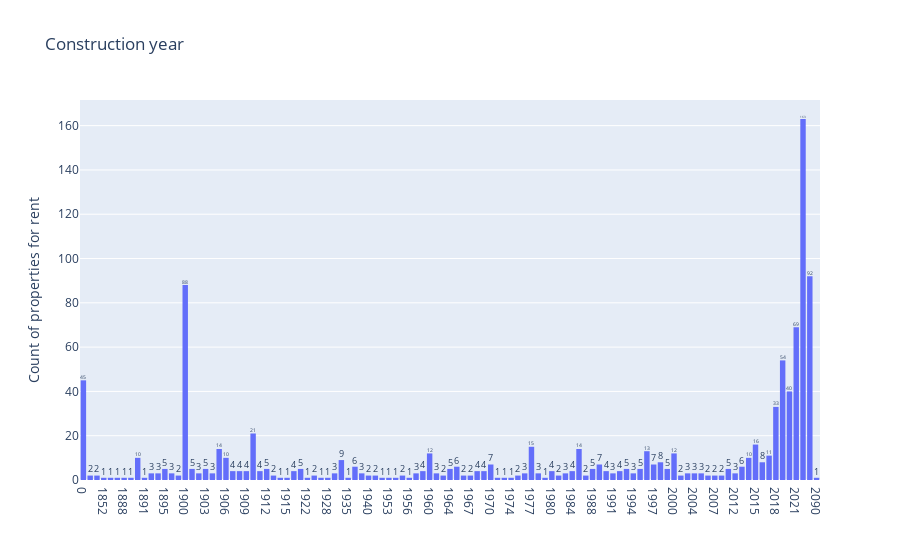

Notebook source saved alongside this figure:
### Markdown cell above
#### `constr_year`

### Code cell
fig = px.histogram(df.sort_values(["constr_year"]), x='constr_year',  title='Construction year', text_auto= True) #color='property_type', 
fig.update_layout(xaxis_type = 'category')
fig.update_layout(xaxis_title="", yaxis_title="Count of properties for rent")
fig.show()

### Figure 1 — Plotly figure (JSON) as saved in the notebook; plotly's stock layout.template omitted (floating-point values rounded to 4 significant figures; data arrays with more than 128 entries replaced by an {"elided": "..."} marker saying what was removed)
{"data": [{"alignmentgroup": "True", "bingroup": "x", "hovertemplate": "constr_year=%{x}<br>count=%{y}<extra></extra>", "legendgroup": "", "marker": {"color": "#636efa", "pattern": {"shape": ""}}, "name": "", "offsetgroup": "", "orientation": "v", "showlegend": false, "texttemplate": "%{value}", "type": "histogram", "x": {"elided": "4071 int values"}, "xaxis": "x", "yaxis": "y"}], "layout": {"barmode": "relative", "legend": {"tracegroupgap": 0}, "title": {"text": "Construction year"}, "xaxis": {"anchor": "y", "domain": [0, 1], "title": {"text": ""}, "type": "category"}, "yaxis": {"anchor": "x", "domain": [0, 1], "title": {"text": "Count of properties for rent"}}}}
